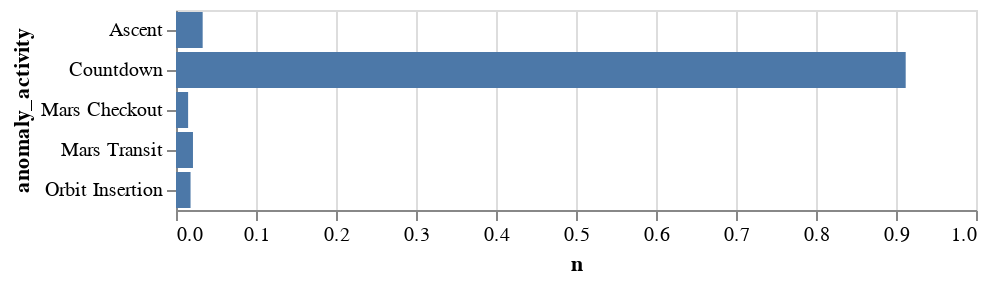

Notebook code for this chart:
### Markdown cell above
Which Activities Fail?

### Code cell
# Relative failure frequency by activity
df = (
    mc_results
    .groupby("anomaly_activity")
    .count()
    .rename(columns={'replicant': 'n'})
    .loc[:,'n']
)

fail_count = df.sum()
# (df / fail_count).reset_index()

alt.Chart(
    (df / fail_count).reset_index()
).mark_bar().encode(
    y = "anomaly_activity",
    x = "n"
)

### Figure 1 — Vega-Lite specification as saved in the notebook (floating-point values rounded to 4 significant figures)
{"config": {"view": {"continuousWidth": 400, "continuousHeight": 300}}, "data": {"name": "data-d146dc45ea77da4d7c9c861d9b0362de"}, "mark": "bar", "encoding": {"x": {"field": "n", "type": "quantitative"}, "y": {"field": "anomaly_activity", "type": "nominal"}}, "$schema": "https://vega.github.io/schema/vega-lite/v4.17.0.json", "datasets": {"data-d146dc45ea77da4d7c9c861d9b0362de": [{"anomaly_activity": "Ascent", "n": 0.03333}, {"anomaly_activity": "Countdown", "n": 0.9121}, {"anomaly_activity": "Mars Checkout", "n": 0.01515}, {"anomaly_activity": "Mars Transit", "n": 0.02121}, {"anomaly_activity": "Orbit Insertion", "n": 0.01818}]}}
